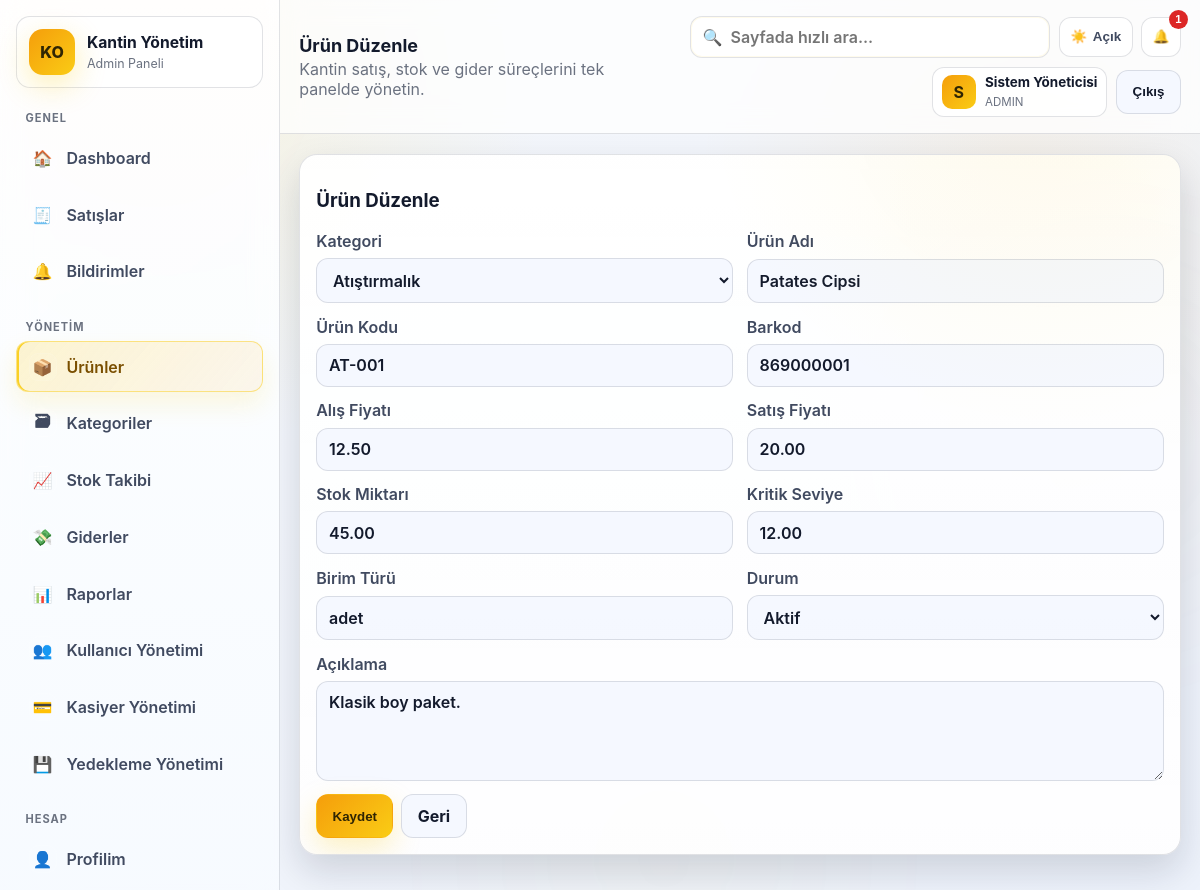
Screenshot of /modules/products/form.php?id=1 (signed in) with the database file from the repository.
### tables this page shows
CREATE TABLE products (
    id INT UNSIGNED AUTO_INCREMENT PRIMARY KEY,
    category_id INT UNSIGNED NOT NULL,
    product_name VARCHAR(140) NOT NULL,
    product_code VARCHAR(50) NOT NULL UNIQUE,
    barcode VARCHAR(80) NULL,
    purchase_price DECIMAL(10,2) NOT NULL DEFAULT 0,
    sale_price DECIMAL(10,2) NOT NULL,
    stock_quantity DECIMAL(10,2) NOT NULL DEFAULT 0,
    critical_level DECIMAL(10,2) NOT NULL DEFAULT 0,
    unit_type VARCHAR(20) NOT NULL DEFAULT 'adet',
    description TEXT NULL,
    status ENUM('aktif', 'pasif') NOT NULL DEFAULT 'aktif',
    created_at DATETIME NOT NULL DEFAULT CURRENT_TIMESTAMP,
    CONSTRAINT fk_products_category FOREIGN KEY (category_id) REFERENCES categories(id) ON DELETE RESTRICT
);

CREATE TABLE categories (
    id INT UNSIGNED AUTO_INCREMENT PRIMARY KEY,
    category_name VARCHAR(100) NOT NULL UNIQUE,
    description VARCHAR(255) NULL
);

### config/config.php (called while the page is built, shortened)
<?php
function db(): PDO
{
    static $pdo = null;
    if ($pdo instanceof PDO) {
        return $pdo;
    }
    $dsn = sprintf('mysql:host=%s;port=%s;dbname=%s;charset=utf8mb4', DB_HOST, DB_PORT, DB_NAME);
    $pdo = new PDO($dsn, DB_USER, DB_PASS, [
        PDO::ATTR_ERRMODE => PDO::ERRMODE_EXCEPTION,
        PDO::ATTR_DEFAULT_FETCH_MODE => PDO::FETCH_ASSOC,
        PDO::ATTR_EMULATE_PREPARES => false,
    ]);
    $pdo->exec("SET NAMES utf8mb4 COLLATE utf8mb4_turkish_ci");
    $pdo->exec("SET collation_connection = 'utf8mb4_turkish_ci'");
    return $pdo;
}

### includes/functions.php (called while the page is built, shortened)
<?php
require_once __DIR__ . '/../config/config.php';
function app_url(string $path = ''): string
{
    return rtrim(BASE_URL, '/') . '/' . ltrim($path, '/');
}
function e(string|int|float|null $value): string
{
    return htmlspecialchars((string) $value, ENT_QUOTES | ENT_SUBSTITUTE, 'UTF-8');
}
function fetch_all(string $sql, array $params = []): array
{
    $stmt = db()->prepare($sql);
    $stmt->execute($params);
    return $stmt->fetchAll();
}
function fetch_one(string $sql, array $params = []): ?array
{
    $stmt = db()->prepare($sql);
    $stmt->execute($params);
    $row = $stmt->fetch();
    return $row ?: null;
}

### modules/products/form.php (the view, shortened to what this page needs)
<?php
require_once __DIR__ . '/../../includes/functions.php';
$id = (int) ($_GET['id'] ?? 0);
$product = $id ? fetch_one('SELECT * FROM products WHERE id = :id', ['id' => $id]) : null;
$pageTitle = $product ? 'Ürün Düzenle' : 'Ürün Ekle';
$categories = fetch_all('SELECT id, category_name FROM categories ORDER BY category_name');
require __DIR__ . '/../../includes/header.php';
?>
<section class="card">
    <h3><?= e($pageTitle) ?></h3>
    <form method="post" class="form grid-2">
        <label>Kategori
            <select name="category_id" required>
                <?php foreach ($categories as $category): ?>
                    <?php $selected = (int) ($_POST['category_id'] ?? $product['category_id'] ?? 0) === (int) $category['id']; ?>
                    <option value="<?= e((string) $category['id']) ?>" <?= $selected ? 'selected' : '' ?>><?= e((string) $category['category_name']) ?></option>
                <?php endforeach; ?>
            </select>
        </label>
        <label>Ürün Adı<input type="text" name="product_name" required value="<?= e((string) ($_POST['product_name'] ?? $product['product_name'] ?? '')) ?>"></label>
        <label>Ürün Kodu<input type="text" name="product_code" required value="<?= e((string) ($_POST['product_code'] ?? $product['product_code'] ?? '')) ?>"></label>
        <label>Barkod<input type="text" name="barcode" value="<?= e((string) ($_POST['barcode'] ?? $product['barcode'] ?? '')) ?>"></label>
        <label>Alış Fiyatı<input type="text" name="purchase_price" value="<?= e((string) ($_POST['purchase_price'] ?? $product['purchase_price'] ?? '0')) ?>"></label>
        <label>Satış Fiyatı<input type="text" name="sale_price" required value="<?= e((string) ($_POST['sale_price'] ?? $product['sale_price'] ?? '0')) ?>"></label>
        <label>Stok Miktarı<input type="text" name="stock_quantity" value="<?= e((string) ($_POST['stock_quantity'] ?? $product['stock_quantity'] ?? '0')) ?>"></label>
        <label>Kritik Seviye<input type="text" name="critical_level" value="<?= e((string) ($_POST['critical_level'] ?? $product['critical_level'] ?? '0')) ?>"></label>
        <label>Birim Türü<input type="text" name="unit_type" value="<?= e((string) ($_POST['unit_type'] ?? $product['unit_type'] ?? 'adet')) ?>"></label>
        <label>Durum
            <select name="status">
                <?php $status = $_POST['status'] ?? $product['status'] ?? 'aktif'; ?>
                <option value="aktif" <?= $status === 'aktif' ? 'selected' : '' ?>>Aktif</option>
            </select>
        </label>
        <label class="full">Açıklama
            <textarea name="description"><?= e((string) ($_POST['description'] ?? $product['description'] ?? '')) ?></textarea>
        </label>
        <div class="full actions">
            <button class="btn primary" type="submit">Kaydet</button>
            <a class="btn ghost" href="<?= e(app_url('modules/products/index.php')) ?>">Geri</a>
        </div>
    </form>
</section>
<?php require __DIR__ . '/../../includes/footer.php'; ?>

### assets/css/style.css (style rules this page uses)
:root { --bg-primary: #090b11; --bg-secondary: #0f172a; --bg-tertiary: #0b1221; --panel-bg: rgba(15, 23, 42, 0.78); --card-bg: rgba(17, 24, 39, 0.78); --card-solid: #111827; --card-soft: rgba(30, 41, 59, 0.65); --text-primary: #f8fafc; --text-secondary: #cbd5e1; --text-muted: #94a3b8; --border-color: rgba(255, 255, 255, 0.14); --shadow-color: rgba(2, 6, 23, 0.6); --accent: #facc15; --accent-2: #f59e0b; --accent-soft: rgba(250, 204, 21, 0.16); --success: #22c55e; --warning: #f59e0b; --danger: #ef4444; --info: #38bdf8; --sidebar-width: 280px; --radius: 18px; }
html[data-theme="light"] { --bg-primary: #f5f7fb; --bg-secondary: #edf2fb; --bg-tertiary: #e5ebf7; --panel-bg: rgba(255, 255, 255, 0.82); --card-bg: rgba(255, 255, 255, 0.9); --card-solid: #ffffff; --card-soft: rgba(244, 247, 255, 0.95); --text-primary: #131a2c; --text-secondary: #404a60; --text-muted: #6b7280; --border-color: rgba(15, 23, 42, 0.12); --shadow-color: rgba(15, 23, 42, 0.15); --accent: #f59e0b; --accent-2: #facc15; --accent-soft: rgba(245, 158, 11, 0.18); --success: #16a34a; --warning: #d97706; --danger: #dc2626; --info: #0284c7; }
* { box-sizing: border-box; }
html, body { margin: 0; padding: 0; }
html, body { max-width: 100%; overflow-x: hidden; }
body { font-family: "Inter", "Segoe UI", Tahoma, sans-serif; color: var(--text-primary); background: radial-gradient(circle at 15% 10%, rgba(250, 204, 21, .11), transparent 28%), radial-gradient(circle at 85% 20%, rgba(245, 158, 11, .08), transparent 26%), linear-gradient(145deg, var(--bg-primary), var(--bg-secondary)); background-attachment: fixed; }
* { scrollbar-width: thin; scrollbar-color: color-mix(in srgb, var(--accent) 55%, #6b7280) color-mix(in srgb, var(--bg-secondary) 88%, #0b1221); }
a { color: inherit; text-decoration: none; }
.app-shell { min-height: 100vh; }
.content > * { animation: reveal .34s ease; }
.card { position: relative; overflow: hidden; isolation: isolate; background: linear-gradient(180deg, color-mix(in srgb, var(--card-solid) 94%, transparent), color-mix(in srgb, var(--card-solid) 90%, transparent)); border: 1px solid var(--border-color); border-radius: var(--radius); padding: 1rem; margin-bottom: 1rem; box-shadow: 0 16px 36px var(--shadow-color); backdrop-filter: none; transition: .25s ease; }
.card::before { content: ""; position: absolute; inset: 0; background: radial-gradient(circle at 85% -10%, rgba(250, 204, 21, .08), transparent 32%); pointer-events: none; }
.actions:not(td) { display: flex; align-items: center; flex-wrap: wrap; gap: .5rem; }
.form { display: grid; gap: .84rem; }
.grid-2 { grid-template-columns: repeat(2, minmax(0, 1fr)); }
.full { grid-column: 1 / -1; }
label { display: grid; gap: .45rem; color: var(--text-secondary); font-weight: 600; }
input, select, textarea { width: 100%; border-radius: 12px; border: 1px solid var(--border-color); background: color-mix(in srgb, var(--card-soft) 92%, transparent); color: var(--text-primary); font: inherit; padding: .66rem .74rem; }
textarea { min-height: 100px; resize: vertical; }
.btn { display: inline-flex; align-items: center; justify-content: center; gap: .35rem; border-radius: 12px; border: 1px solid transparent; padding: .62rem .96rem; min-height: 44px; line-height: 1; font-weight: 700; cursor: pointer; transition: .22s ease; appearance: none; -webkit-appearance: none; }
.btn.primary { color: #2f2503; background: linear-gradient(135deg, var(--accent), var(--accent-2)); box-shadow: 0 11px 28px rgba(250, 204, 21, .25); }
.btn.ghost { background: color-mix(in srgb, var(--card-soft) 92%, transparent); border-color: var(--border-color); color: var(--text-primary); }

### rows the page displays
products: category_id "Atıştırmalık", product_name "Patates Cipsi", product_code "AT-001", barcode "869000001", purchase_price "12.50", sale_price "20.00", stock_quantity "45.00", critical_level "12.00", unit_type "adet", status "Aktif", description "Klasik boy paket."

### other values shown
$pageTitle "Ürün Düzenle"
$notificationCount "1"
mb_substr((string) $user['full_name'], 0, 1, 'UTF-8') "S"
$user['full_name'] "Sistem Yöneticisi"
mb_strtoupper((string) $user['role'], 'UTF-8') "ADMIN"
